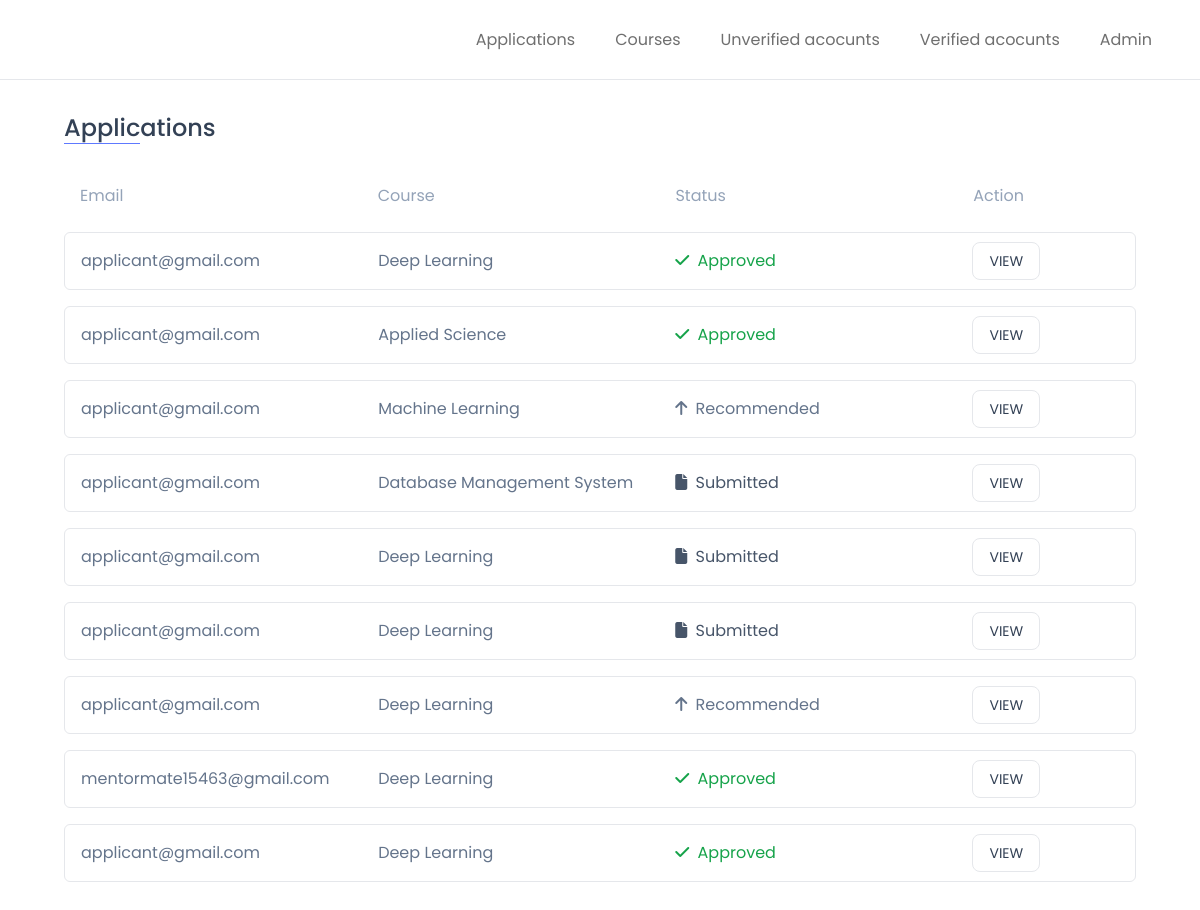
Page /admin_users/ (signed in) on the committed database.
### core/models.py (models this page shows, shortened)
class Application(models.Model):
    SUBMITTED = "SUBMITTED"
    RECOMMENDED = "RECOMMENDED"
    APPROVED = "APPROVED"
    DISAPPROVED = "DISAPPROVED"
    STATUS_CHOICES = (
        (SUBMITTED, "Submitted"),
        (RECOMMENDED, "Recommended"),
        (APPROVED, "Approved"),
        (DISAPPROVED, "Disapproved"),
    )
    user = models.ForeignKey("accounts.UserAccount",on_delete=models.CASCADE)
    course = models.ForeignKey("core.Course", on_delete=models.CASCADE)
    cv1 = models.FileField(upload_to="CVs/", max_length=100)
    cv2 = models.FileField(upload_to="CVs/", max_length=100, null=True, blank=True)
    cv3 = models.FileField(upload_to="CVs/", max_length=100, null=True, blank=True)
    cv4 = models.FileField(upload_to="CVs/", max_length=100, null=True, blank=True)
    certificate1 = models.FileField(upload_to="CVs/", max_length=100, null=True, blank=True)
    certificate2 = models.FileField(upload_to="CVs/", max_length=100, null=True, blank=True)
    certificate3 = models.FileField(upload_to="CVs/", max_length=100, null=True, blank=True)
    certificate4 = models.FileField(upload_to="CVs/", max_length=100, null=True, blank=True)
    box1 = models.BooleanField(default=False)
    box2 = models.BooleanField(default=False)
    box3 = models.BooleanField(default=False)
    box4 = models.BooleanField(default=False)
    box5 = models.BooleanField(default=False)
    box6 = models.BooleanField(default=False)
    box7 = models.BooleanField(default=False)
    box8 = models.BooleanField(default=False)
    recommended = models.BooleanField(default=False)
    has_experience = models.BooleanField()
    message = models.TextField()
    status = models.CharField(choices=STATUS_CHOICES, default=SUBMITTED, max_length=15)
    approved_by = models.ManyToManyField("accounts.UserAccount", related_name="approved_applications", blank=True)
    disapproved_by = models.ManyToManyField("accounts.UserAccount", related_name="disapproved_applications", blank=True)
    liked_by = models.ManyToManyField("accounts.UserAccount", related_name="liked_applications", blank=True)
    disliked_by = models.ManyToManyField("accounts.UserAccount", related_name="disliked_applications", blank=True)

class Course(models.Model):
    position = models.CharField(max_length=50)
    description = models.TextField()
    def __str__(self) -> str:
        return self.position

### accounts/models.py (models this page shows, shortened)
class UserAccount(AbstractBaseUser):
    APPLICANT = "APPLICANT"
    STAFF = "STAFF"
    COMMITTEE_MEMBER = "COMMITTEE_MEMBER"
    INSTRUCTOR = "INSTRUCTOR"
    ADMIN = "ADMIN"
    USER_TYPE_CHOICES = (
        (APPLICANT, "Applicant"),
        (STAFF, "Staff"),
        (COMMITTEE_MEMBER, "Committee Member"),
        (INSTRUCTOR, "Instructor"),
        (ADMIN, "Admin"),
    )
    email = models.EmailField(max_length=254, unique=True)
    full_name = models.CharField(max_length=50)
    is_verified_user = models.BooleanField(default=False)
    user_type = models.CharField(choices=USER_TYPE_CHOICES, max_length=50, default=APPLICANT)
    verified_email = models.BooleanField(default=False)
    email_auth_token = models.CharField(max_length=12, blank=True)
    is_active = models.BooleanField(default = True)
    is_admin = models.BooleanField(default = False)
    is_staff = models.BooleanField(default = False)
    is_superuser = models.BooleanField(default = False)
    USERNAME_FIELD = 'email'
    objects = UserAccountManager()
    class Meta:
        db_table = "useraccounts"
    def __str__(self):
        return str(self.email)
    @property
    def is_staff(self):
        "Is the user a member of staff?"
        return self.is_admin

### admin_users/views.py (the view)
# urls.py: path('', views.home, name="home"),
@login_required
@user_passes_test(is_admin, login_url="/")
def home(request):
    application_list = Application.objects.all()
    context = {
        'application_list': application_list,
    }
    return render(request, "admin_users/home.html", context)

### admin_users/views.py (called while the page is built)
def is_admin(user):
    return user.user_type == user.ADMIN

### admin_users/templates/admin_users/home.html
{% extends "admin_users/_base.html" %}
{% block main %}
<div class="mycontainer group/container">
    <h1 class="fancy-headline relative inline-block text-slate-700 text-2xl font-medium">Applications</h1>
    {% include "components/_application_list.html" %}
</div>
{% endblock main %}

### templates/components/_application_list.html
<div class="flex flex-col gap-4 py-8">
    <div class="group/card flex w-full gap-1 px-4 py-2 rounded-md ">
        <span class=" text-slate-400 flex-[2] ">Email</span>
        <span class="text-slate-400 flex-[2] ">Course</span>
        <span class="text-slate-400 flex-[2] ">Status</span>
        <span class=" text-slate-400 flex-[1]">Action</span>
    </div>
    {% for application in application_list %}
    <div class="group/card flex w-full gap-1 p-4 rounded-md border duration-300">
        <span class=" text-slate-500 flex-[2] ">{{application.user}}</span>
        <span class="text-slate-500 flex-[2] ">{{application.course}}</span>
            {% if application.status == "SUBMITTED" %}
            <span class="flex-[2] text-slate-600">
                <i class="fa-solid fa-file pr-1"></i> {{application.get_status_display}}
            </span>
            {% elif application.status == "RECOMMENDED" %}
            <span class="flex-[2] text-slate-500">
                <i class="fa-solid fa-arrow-up pr-1"></i> {{application.get_status_display}}
            </span>
            {% elif application.status == "APPROVED" %}
            <span class="flex-[2] text-green-600">
                <i class="fa-solid fa-check pr-1"></i> {{application.get_status_display}}
            </span>
            {% elif application.status == "DISAPPROVED" %}
            <span class="flex-[2] text-red-600">
                <i class="fa-solid fa-x pr-1"></i> {{application.get_status_display}}
            </span>
            {% endif %}
        <span class=" text-slate-500 flex-[1] group-hover/card:text-slate-700">
            <a href="
                {% if request.user.user_type == "STAFF" %}
                    {% url "staff_check_application" application_id=application.id %}
                {% elif request.user.user_type == "COMMITTEE_MEMBER" %}
                    {% url "committee_check_application" application_id=application.id %}
                {% elif request.user.user_type == "INSTRUCTOR" %}
                    {% url "instructor_check_application" application_id=application.id %}
                {% elif request.user.user_type == "ADMIN" %}
                    {% url "admin_check_application" application_id=application.id %}
                {% endif %}
            "
            class="btn-secondary">VIEW</a>
        </span>
    </div>
    {% endfor %}
</div>

### static/css/base.css (style rules this page uses)
:root { --nav-height: 5rem; --full-height: calc(100vh - var(--nav-height)); --color-primary: #eb1d1d; --color-primary-hover: #ff3a3a; --color-primary-dark: #427C00; --color-primary-light: #d6ffa8; --color-primary-light-hv: #baf379; --color-dark: #142500; --color-dark-hover: #1b3101; --color-light: #515151; --color-danger: #dc3545; --grey: #6F6F6F; --light-grey: #9A9A9A; --radius-full: 100rem; --radius-xl: 1rem; --radius-l: 0.75rem; --radius-m: 0.5rem; --radius-sm: 0.35rem; }
* { margin: 0px; padding: 0px; box-sizing: border-box; font-family: 'Poppins', sans-serif; color: var(--text-color-body); }

### rows in the picture
Application: user "applicant@gmail.com", course "Deep Learning", status "Approved"
Application: user "applicant@gmail.com", course "Applied Science", status "Approved"
Application: user "applicant@gmail.com", course "Machine Learning", status "Recommended"
Application: user "applicant@gmail.com", course "Database Management System", status "Submitted"
Application: user "applicant@gmail.com", course "Deep Learning", status "Submitted"
Application: user "applicant@gmail.com", course "Deep Learning", status "Submitted"
Application: user "applicant@gmail.com", course "Deep Learning", status "Recommended"
Application: user "mentormate15463@gmail.com", course "Deep Learning", status "Approved"
Application: user "applicant@gmail.com", course "Deep Learning", status "Approved"
